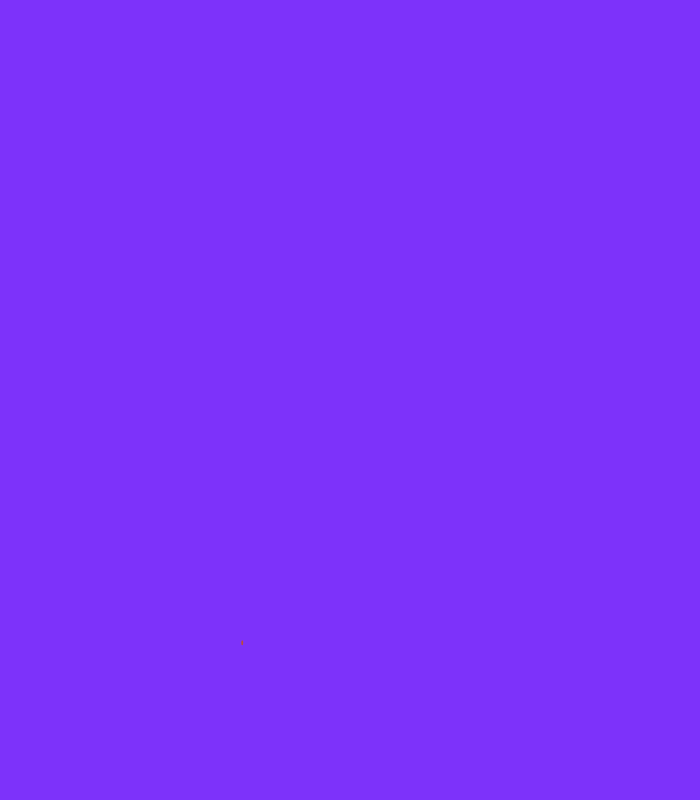
Frame 1 (no input)
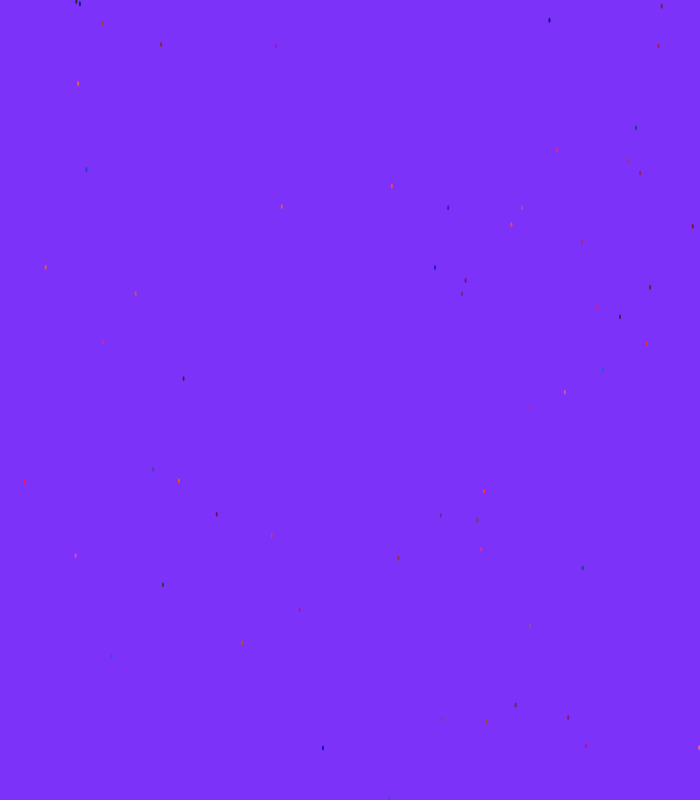
Frame 60 (no input)
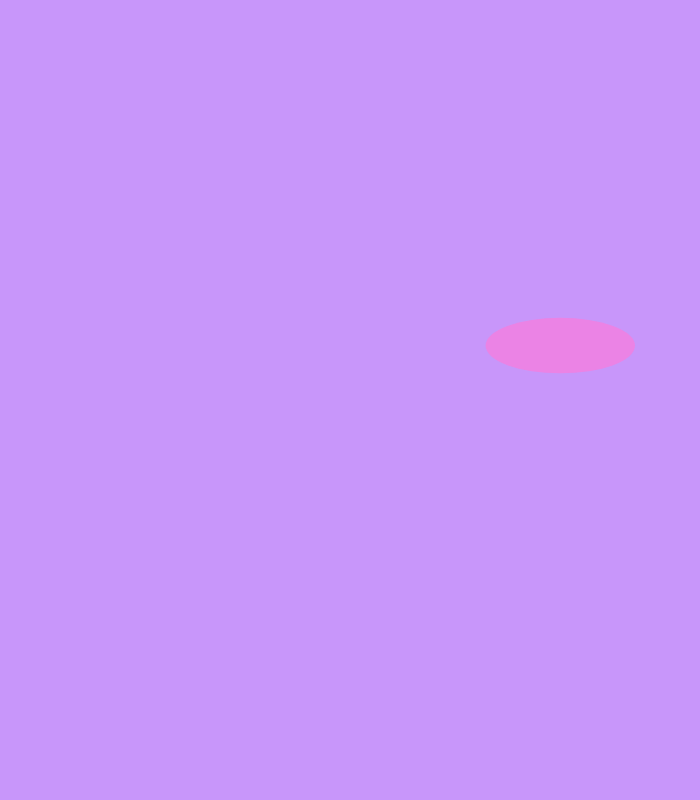
Frame 120 (the mouse pressed at the canvas centre since frame 60)

The p5.js sketch that drew these frames (run headless with seeded random() and noise() and a simulated clock; from frame 60 on, the mouse is pressed at the canvas centre):

// p5.js sketch
// ── sketch.js
// Variables
var col = {
  r: 100,
  b: 100,
  g: 100
};

var spot = {
  x: 100,
  y: 50
};

var ellipSize = {
  x: 2,
  y: 5
};

function setup() {
  createCanvas(700,800);

  background(125, 50, 250);
}




function draw() {

  col.r = random(10, 255);
  col.b = random(25, 200);
  col.g = random(10, 100);

  spot.x = random(0, width);
  spot.y = random(0, height);

  noStroke();
  fill(col.r, col.g, col.b);
  ellipse(spot.x, spot.y, ellipSize.x, ellipSize.y);


  if(mouseIsPressed) {
  background(200, 150, 250);
  col.r = random(0, 255);
  col.b = random(0, 255);
  col.g = random(0, 255);

  spot.x = random(0, width);
  spot.y = random(0, height);
  ellipSize.x = random(0, 150);
  ellipSize.y = random(0, 150);

  noStroke();
  fill(col.r, col.g, col.b);
  ellipse(spot.x, spot.y, ellipSize.x, ellipSize.y);

  }


}
